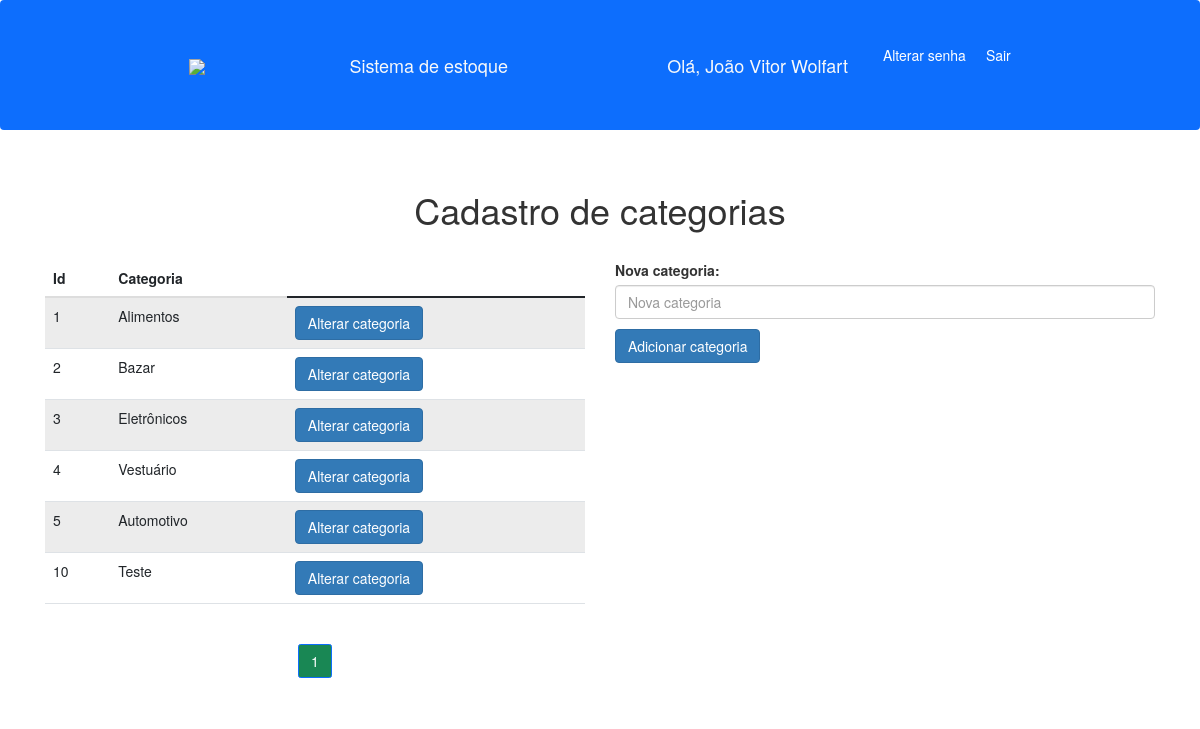
/adicionar_categoria/ (signed in), run on the app's committed database.
### produtos/models.py (models this page shows, shortened)
class Categoria(models.Model):
    categoria = models.CharField(max_length=100)

### produtos/views.py (the view, shortened to what this page needs)
# urls.py: path('adicionar_categoria/', views.adicionar_categoria, name='adicionar_categoria'),
@login_required(login_url='login')
def adicionar_categoria(request):
    categorias = Categoria.objects.all()
    paginator = Paginator(categorias, 6)
    page = request.GET.get('p')
    categorias = paginator.get_page(page)
    if request.method != 'POST':
        return render(request, 'paginas/adicionar_categoria.html', {'categorias':categorias})

### produtos/templates/paginas/adicionar_categoria.html (shortened to what this page needs)
{% extends 'base.html'%}
{%block 'conteudo'%}
<h1 class="text-center my-5">Cadastro de categorias</h1>
<div class="row">
  <div class="col-lg-6">
    <table class="table table-striped table-hover">
      <thead>
        <tr>
          <th scope="col">Id</th>
          <th scope="col">Categoria</th>
        </tr>
      </thead>
      <tbody>
        {% for c in categorias%}
        <tr>
            <td>{{c.id}}</td>
            <td>{{c.categoria}}</td>
            <td><a href="{% url 'alterar_categoria' c.id%}" class="btn btn-primary">Alterar categoria</a></td>
        </tr>
        {%endfor%}
      </tbody>
    </table>
    <nav aria-label="Page navigation example" class="text-center justify-content-center">
      <ul class="pagination justify-content-center">
        {%for pagina in categorias.paginator.page_range%}
        {%if categorias.number == pagina%}
          <li class="page-item active"><a class="page-link bg-success" href="?p={{pagina}}">{{pagina}}</a></li>
        {% else %}
          <li class="page-item"><a class="page-link" href="?p={{pagina}}">{{pagina}}</a></li>
        {%endif%}
        {%endfor%}
      </ul>
    </nav>
  </div>
  <div class="col-lg-6">
    <form method="post" action="{% url 'adicionar_categoria' %}" enctype="multipart/form-data">
      <div class="mb-3">
        <label class="form-label">Nova categoria: </label>
        <input type="text" class="form-control" name="categoria" placeholder="Nova categoria" value="{{request.POST.categoria}}">
      </div>
      <button type="submit" class="btn btn-primary">Adicionar categoria</button>
    </form>
  </div>
</div>
{%endblock%}

### templates/base.html (shortened to what this page needs)
{% load static%}
<!doctype html>
<html lang="pt-br">
  <head>
    <link href="https://cdn.jsdelivr.net/npm/bootstrap@5.1.3/dist/css/bootstrap.min.css" rel="stylesheet">
    <link rel="stylesheet" href="{% static 'css/blog.css' %}">
  </head>
  <body>
    <nav class="navbar navbar-light bg-primary" style="height: 130px;">
        <div class="container">
          <a href="{% url 'home'%}" class="nav-link text-light text-start"><img src="{% static 'img/icone_home.png'%}" style="max-width: 50px;"></span>
          <a href="{% url 'home'%}" class="navbar-brand nav-link text-light text-start">Sistema de estoque</span>
          <div class="d-flex">
          {% if user.first_name != ''%}
          <span>Olá, {{user.first_name}} {{user.last_name}}</span>
          {% else %}
          <span>Olá, {{user}}</span>
          {%endif%}
          <a class="nav-link text-white" href="{% url 'alterar_senha' %}">Alterar senha</a>
          <a class="nav-link text-white" href="{% url 'logout' %}">Sair</a>
          </div>
        </div>
      </nav>
      <div class="container mt-5 mb-3">
      {% block 'conteudo' %}
      {% endblock %}
    </div>
    <link rel="stylesheet" href="https://maxcdn.bootstrapcdn.com/bootstrap/3.4.1/css/bootstrap.min.css">
  </body>
</html>

### templates/static/css/blog.css (style rules this page uses)
* { margin: 0; padding: 0; }
body { background-color: azure; }
.container { width: 90%; margin: 0 auto; }
a { cursor: pointer; }

### data on the page
Categoria: id "1", categoria "Alimentos"
Categoria: id "2", categoria "Bazar"
Categoria: id "3", categoria "Eletrônicos"
Categoria: id "4", categoria "Vestuário"
Categoria: id "5", categoria "Automotivo"
Categoria: id "10", categoria "Teste"

### other printed values
{{ user.first_name }} "João Vitor"
{{ user.last_name }} "Wolfart"
{{ pagina }} "1"
